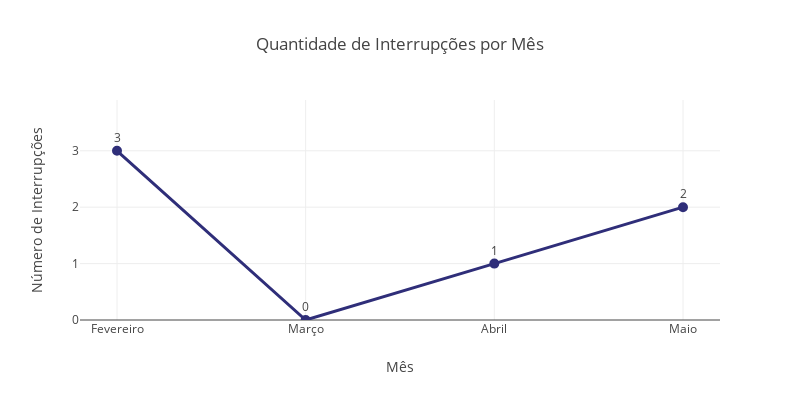

The code cell stored with this chart in its notebook:
### Code cell
# Encontre o valor máximo de CONTAGEM
max_contagem = df_num_interrup_equipamentos['CONTAGEM'].max()

# Crie o gráfico de linha por mês com marcadores e rótulos de dados
fig = px.line(df_num_interrup_equipamentos, x='MES', y='CONTAGEM', 
             title='Quantidade de Interrupções por Mês',
             #labels={'MES': 'Mês', 'CONTAGEM': 'Número de Interrupções'},
             color_discrete_sequence=['#2F2E79'],  # Define uma cor uniforme para a linha
             text='CONTAGEM')  # Adiciona os rótulos de dados

# Ajuste o layout do gráfico
fig.update_layout(
    xaxis_title='Mês',
    yaxis_title='Número de Interrupções',
    xaxis_tickangle=0,  # Inclina os rótulos do eixo x para melhor leitura
    yaxis=dict(range=[0, max_contagem * 1.3]),  # Define o intervalo do eixo y
    height=400,  # Ajusta a altura do gráfico
    width=800  # Ajusta a largura do gráfico
)

# Adicione marcadores e rótulos de dados à linha
fig.update_traces(
    mode='lines+markers+text',  # Adiciona marcadores e rótulos de dados
    marker=dict(size=8, color='#2F2E79', line=dict(width=2, color='#2F2E79')),  # Estilo dos marcadores
    line=dict(width=3),  # Define a largura da linha
    textposition='top center',  # Posição dos rótulos de dados
    texttemplate='%{text:.0f}'  # Formato dos rótulos de dados (número inteiro)
)

fig.show()

### Figure 1 — Plotly figure (JSON) as saved in the notebook; plotly's stock layout.template omitted (floating-point values rounded to 4 significant figures)
{"data": [{"hovertemplate": "MES=%{x}<br>CONTAGEM=%{text}<extra></extra>", "legendgroup": "", "line": {"color": "#2F2E79", "dash": "solid", "width": 3}, "marker": {"color": "#2F2E79", "line": {"color": "#2F2E79", "width": 2}, "size": 8, "symbol": "circle"}, "mode": "lines+markers+text", "name": "", "orientation": "v", "showlegend": false, "text": [3, 0, 1, 2], "textposition": "top center", "texttemplate": "%{text:.0f}", "type": "scatter", "x": ["Fevereiro", "Março", "Abril", "Maio"], "xaxis": "x", "y": [3, 0, 1, 2], "yaxis": "y"}], "layout": {"height": 400, "legend": {"tracegroupgap": 0}, "title": {"text": "Quantidade de Interrupções por Mês"}, "width": 800, "xaxis": {"anchor": "y", "domain": [0, 1], "tickangle": 0, "title": {"text": "Mês"}}, "yaxis": {"anchor": "x", "domain": [0, 1], "range": [0, 3.9], "title": {"text": "Número de Interrupções"}}}}
